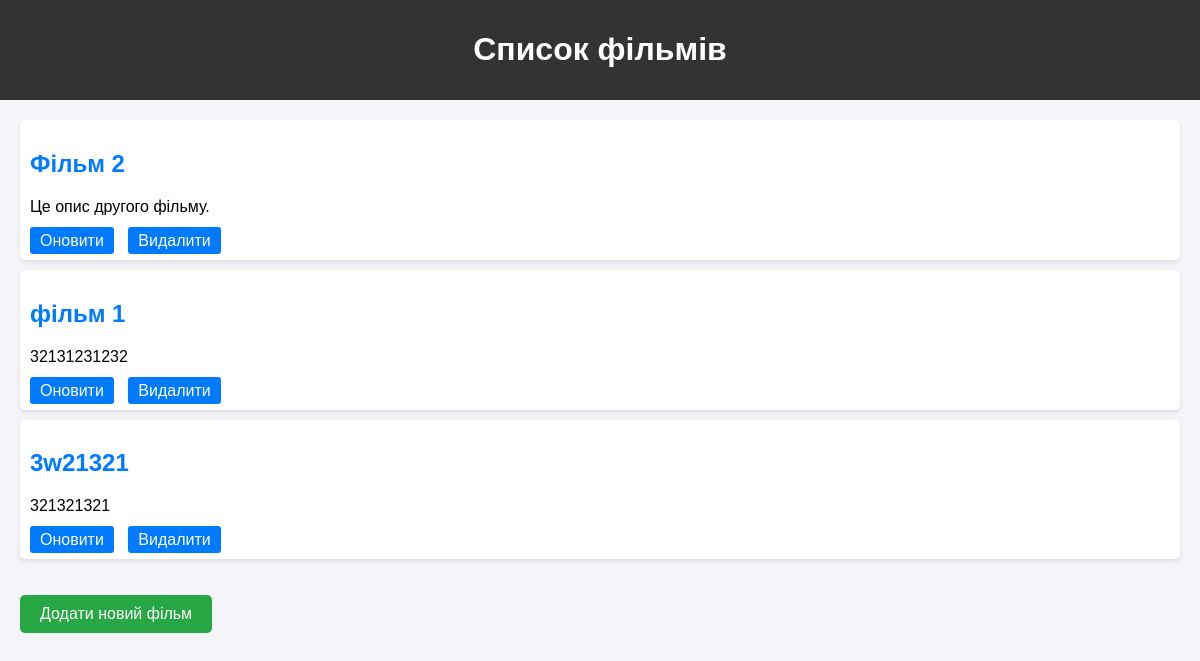
The app's page /usersmovies/, older data.
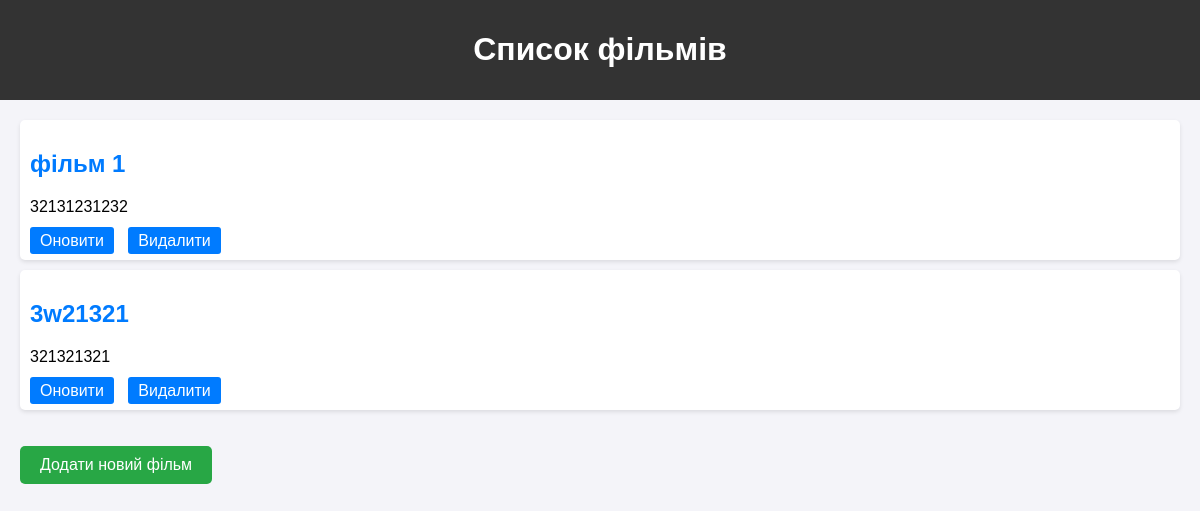
The same page, newer data.
### usersmovies/models.py (models this page shows, shortened)
class Movie(models.Model):
    title = models.CharField(max_length=100)
    description = models.TextField()
    release_date = models.DateField()
    image = models.ImageField(upload_to='movies/', null=True, blank=True)  # Додаємо поле для фото

### usersmovies/views.py (the view)
# urls.py: path('', views.movie_list, name='movie_list'),
def movie_list(request):
    movies = Movie.objects.all()
    return render(request, 'movies/movie_list.html', {'movies': movies})

### usersmovies/templates/movies/movie_list.html (shortened to what this page needs)
<!DOCTYPE html>
<html>
<head>
</head>
<body>
    <header>
        <h1>Список фільмів</h1>
    </header>
    <div class="container">
        <ul class="movie-list">
            {% for movie in movies %}
            <li class="movie-item">
                <h2><a href="{% url 'movie_detail' movie.id %}">{{ movie.title }}</a></h2>
                <p>{{ movie.description }}</p>
                <div class="actions">
                    <a href="{% url 'movie_update' movie.id %}">Оновити</a>
                    <a href="{% url 'movie_delete' movie.id %}">Видалити</a>
                </div>
            </li>
            {% endfor %}
        </ul>
        <a href="{% url 'movie_create' %}" class="add-movie">Додати новий фільм</a>
    </div>
</body>
</html>

### usersmovies/templates/movies/movie_list.html (style rules this page uses)
body { font-family: Arial, sans-serif; background-color: #f4f4f9; margin: 0; padding: 0; }
header { background-color: #333; color: white; padding: 10px 0; text-align: center; }
.container { margin: 20px; }
.movie-list { list-style-type: none; padding: 0; }
.movie-item { margin-bottom: 10px; background-color: #fff; padding: 10px; border-radius: 5px; box-shadow: 0 2px 4px rgba(0, 0, 0, 0.1); }
.movie-item a { color: #007bff; text-decoration: none; }
.actions { margin-top: 10px; }
.actions a { margin-right: 10px; padding: 5px 10px; background-color: #007bff; color: white; text-decoration: none; border-radius: 3px; }
.add-movie { margin-top: 20px; display: inline-block; padding: 10px 20px; background-color: #28a745; color: white; text-decoration: none; border-radius: 5px; }

Row changes from the older to the newer data that the page shows:
removed Movie: title "Фільм 2", description "Це опис другого фільму."
